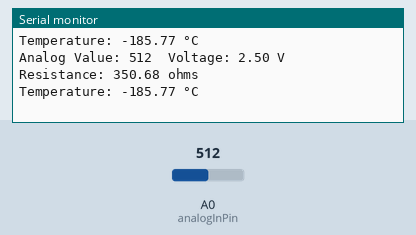
Recording of a sketch running on a simulated Arduino Uno, built with avr-gcc and run on an emulated ATmega328P. Parts: the last lines printed to the serial monitor. The inputs (shaded band) are chosen by the test bench; at power-on: A0 (analogInPin) = 512.

Above: at 1.8 s.
1.9 s: A0 (analogInPin) set to 1023
At 2.6 s:
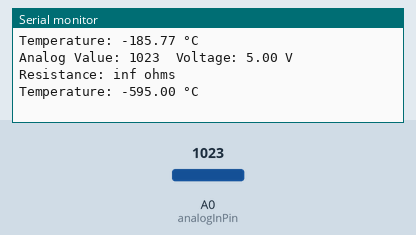
4.5 s: A0 (analogInPin) set to 900
At 5.9 s:
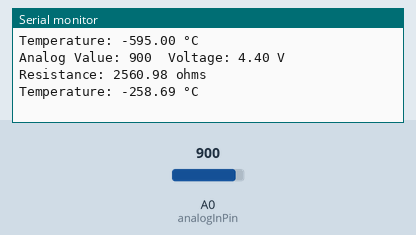
Timing chart, 0 to 7.5 s (numbered marks = the images above; inputs shaded):
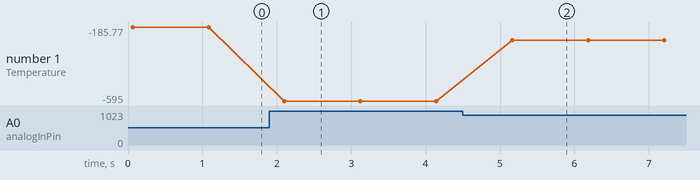

The sketch:

Thermometer.ino
```cpp
const int analogInPin = A0;            // Analog input pin for the voltage divider
float knownResistor = 350.0;           // Replace with the actual resistance of the known resistor in ohms

// Steinhart-Hart coefficients for the thermistor
float A = 1.009249522e-03;
float B = 2.378405444e-04;
float C = 2.019202697e-07;

// Calibration values
const float calibrationResistance = 380.0;  // Replace with the actual resistance at a known temperature
const float calibrationTemperature = 20.0;    // Replace with the known temperature in Celsius

void setup() {
  Serial.begin(9600); // Initialize serial communication
}

void loop() {
  int sensorValue = analogRead(analogInPin); // Read the analog input

  float voltage = sensorValue * (5.0 / 1023.0); // Convert the analog value to voltage
  float resistance = (voltage * knownResistor) / (5.0 - voltage); // Calculate the unknown resistor value

  // Recalculate Steinhart-Hart coefficients based on calibration
  A = 1.009249522e-03;
  B = 2.378405444e-04;
  C = 2.019202697e-07;

  // Calculate temperature using the adjusted coefficients
  float temperatureC = 1.0 / (A + B * log(resistance) + C * pow(log(resistance), 3));

  // Offset the temperature based on calibration
  temperatureC -= calibrationTemperature;

  // Add a fixed offset of -575°C
  temperatureC -= 575.0;

  Serial.print("Analog Value: ");
  Serial.print(sensorValue);
  Serial.print("\tVoltage: ");
  Serial.print(voltage);
  Serial.print(" V\tResistance: ");
  Serial.print(resistance);
  Serial.println(" ohms");

  Serial.print("Temperature: ");
  Serial.print(temperatureC);
  Serial.println(" °C");

  delay(1000); // Wait for a second (adjust as needed)
}
```

Measured:
- after the input at 1.9 s, the serial monitor: prints a new line after 0.14 s (image 1)
- after the input at 4.5 s, the serial monitor: prints a new line after 0.60 s (image 2)
- plotted number 1: -185.77 → -595 after the input at 1.9 s, -595 → -258.69 after the input at 4.5 s
